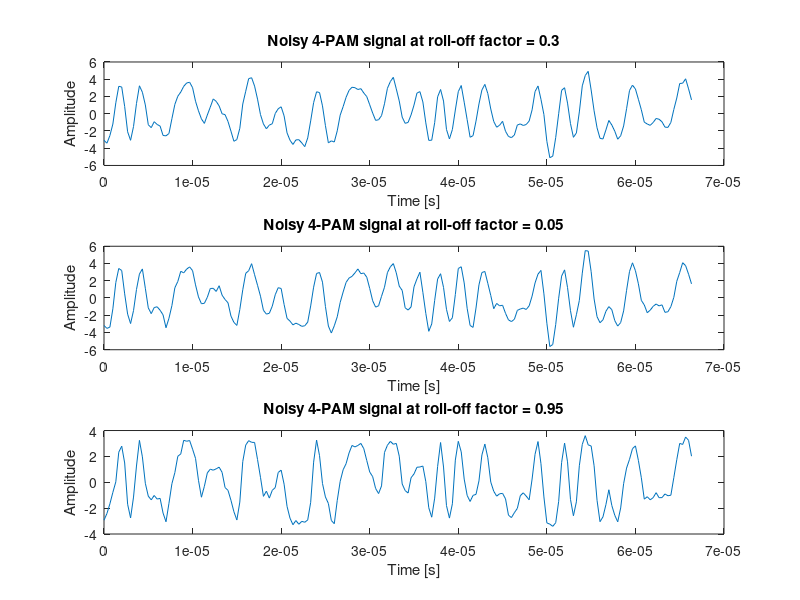
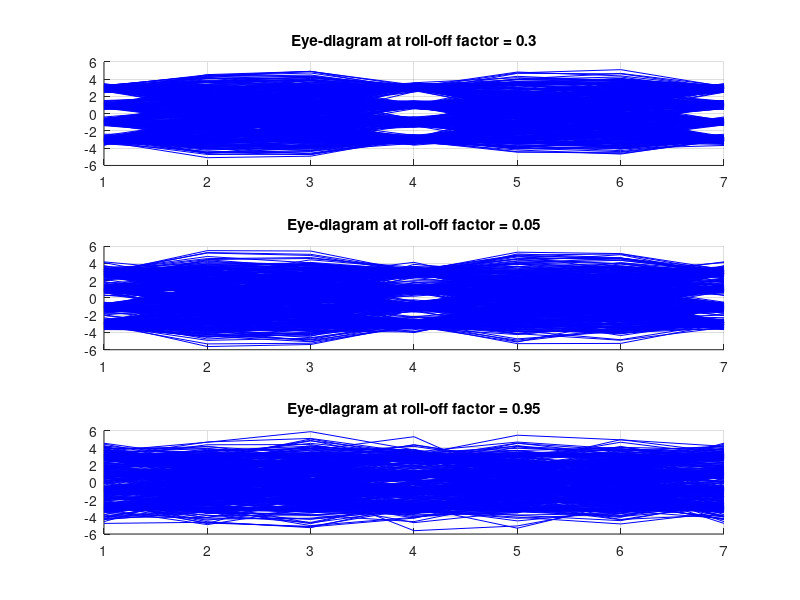
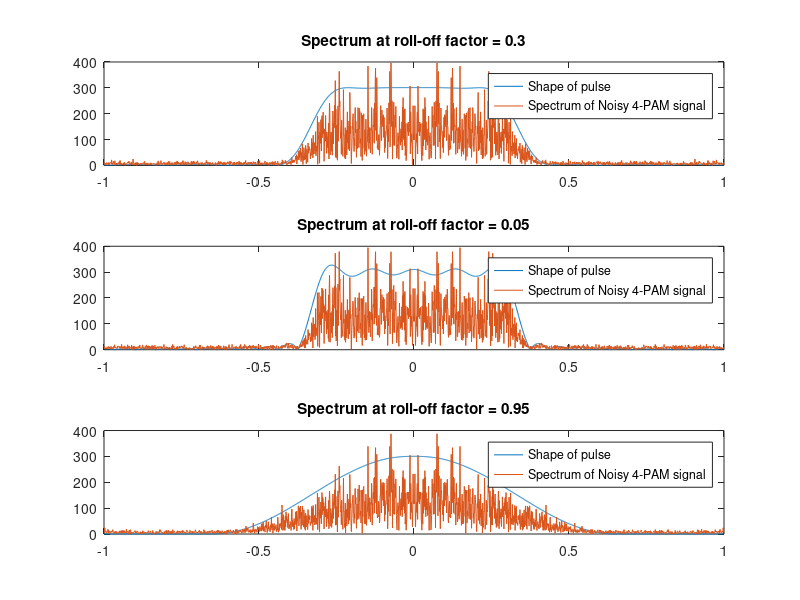
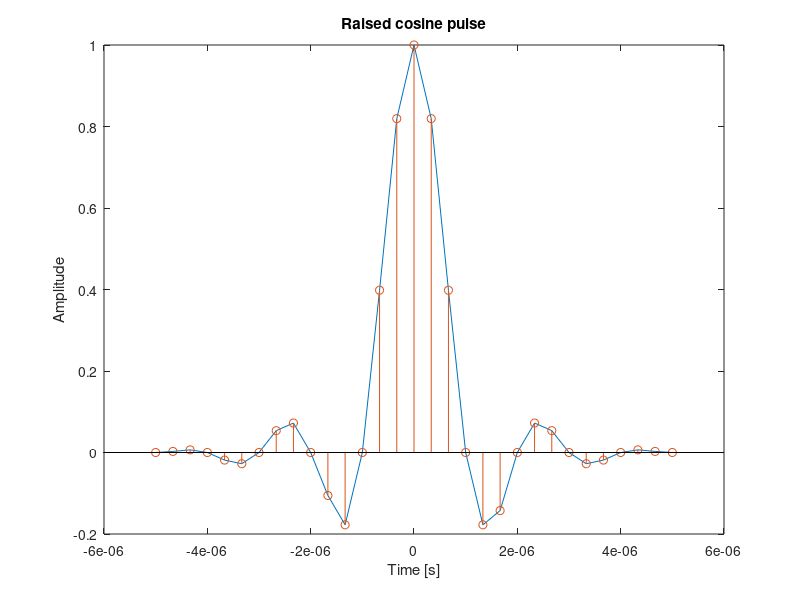

Here is the MATLAB script that generated these plots, in order:
% COMM.SYS.300 COMMUNICATION THEORY
% Matlab Exercise #3 (1.11.2023)
% Kim Yukyeong

% Digital transmission: Baseband PAM (Pulse Amplitude Modulation), Pulse‐shaping and Eye‐diagrams

%% 1. SYMBOLS AND SINC‐PULSE

% 1.1 GENERATION OF SYMBOLS

% In this exercise we consider only real‐valued PAM (Pulse Amplitude Modulation) symbols.  

clear; clc; close all;

% Generate a 4‐PAM symbol alphabet, which consists of all possible symbol values
alphabet = [-3 -1 1 3];                     % Symbol alphabet for 4-PAM

% Generate 10 random symbols from the 4‐PAM alphabet
N_symbols = 10;

% Random vector that includes integers (= "symbol indices”) between 1 and 4:
symbol_ind = randi(length(alphabet), 1, N_symbols);

% these numbers represent the symbols indices in the alphabet (1=>"-3", 2=>"-1", 3=>"1", 4=>"3")
symbols = alphabet(symbol_ind);             % Generate a random symbol sequence

%  Plot the symbol sequence
figure('Name','1.1 Symbol generation')
stem(symbols);                              % Plots the symbol sequence
title('Symbol sequence')


%% 1.2 ILLUSTRATION OF A BASEBAND SIGNAL BY USING SINC‐PULSES

% following parameters:
%   Oversampling factor   r = 10 (number of samples per one pulse/symbol)
%   Symbol time interval  T = 1μs

% Generate a sinc‐pulse
% POINT: understand the difference between the "symbol time interval: 1 μs" 
%                                      and the "sample time interval: 0.1 μs"

r = 10;                     % samples per pulse/symbol (oversampling factor)
T = 1e-6;                   % Symbol time interval [s]. (1 μs)
Fs = r/T;                   % Sampling frequency   (10e7)
Ts = 1/Fs;                  % Sample time interval (0.1 μs)
t = 0:Ts:N_symbols*T;       % Time vector (sampling intervals) for all symbols

% Generation of the sinc pulse:

% -> Option #1 (traditional)
% p = sinc(t/T);                   % The pulse given in fixed time vector defined by t

% -> Option #2 (The pulse given in function defined by the time vector parameter t) 
% In Matlab this is called a handle function and it is more convenient in our case, 
% Here p is not a double-variable, but a function that can be called any time for different time vectors

p = @(t) sinc(t/T);                 % Sinc pulse handle function
% Plot one sinc‐pulse p between time ‐10μs…10μs
t_plot = -10e-6:Ts:10e-6;           % plot time interval
figure('Name','1.2 Baseband signal of sinc pulse')
plot(t_plot, p(t_plot))
xlabel('Time [s]')
ylabel('Amplitude')
grid on
xlim([-10e-6 10e-6])      
title('Sinc-pulse')


% Generate the PAM signal x(t) for the whole symbol sequence and plot the signal in time domain. 
% Include also plots of different pulses in the same figure by using different colors.

figure ('Name', '1.2 PAM signal in time domain')
hold on 
x = 0;                      % initialize the sum of pulses (i.e. the total signal x(t))
a = symbols;                % Renaming the symbol vector according to the equation notation

% For each symbol index k, we generate the weighted pulse 
% and add it to the overall sum defining the PAM signal x
for k = 0:N_symbols-1 
  kth_pulse = a(k+1)*p(t-k*T);       % kth pulse weighted by the symbol a_k
  x = x + kth_pulse;                 % add the kth pulse to the overall sum (PAM signal)
  plot(t, kth_pulse, 'LineWidth', 1)
end
plot(t, x, 'k', 'LineWidth', 2.5)     % Plotting the total signal x with black color

% In the end, plot the symbol values in their correct time instants
plot(0:T:T*(N_symbols-1), symbols(1:N_symbols), 'ko', 'MarkerSize', 8)
ylabel('Symbol alphabet')
xlabel('time [s]')
hold off
grid on

% study the generated PAM signal and pay attention to the Nyquist criterion. 
% For example, at which time instants you should take samples from the PAM signal 
% in order to recover the transmitted symbols?
% ---> Take samples at every T (=1μs), 1,2,3,4,5,6,7μs...


%% 2 BASEBAND SIGNAL BY USING A RAISED‐COSINE PULSE

% Sinc‐pulses are not a practical solution for generating PAM signals. 
% For example, they are infinite in length, for which reason they have to be cut in practice. 
% And cutting the sinc‐pulse often leads to undesired spectrum spreading, 
% which causes interference to signals in adjacent frequencies. 

% Raised‐cosine pulses are weighted with an appropriate windowing function, 
% α is a roll‐off factor which defines amount the excess bandwidth 
%   (the larger α means the wider spectrum). 

% Generate the PAM signal by using the raised‐cosine pulse as a transmitter filter. 
% Unlike in task 1.2, where the PAM signal was generated by adding separate pulses together (a mathematical approach), 
% We achive the same PAM signal by filtering the symbol sequence with the transmitter filter (defined as the pulse shape)

% Use the following parameters
%   Oversampling factor   r = 3 (more practical than r=10)
%   Roll‐off factor       α = 0.3
%   Symbol time interval  T = 1μs
%   The overall pulse duration is 10 symbols (the time vector t of one pulse is defined over period of 10 symbols)

clear; clc; close all;

r = 3;              % Oversampling factor
T = 1e-6;           % Symbol time interval (1 μs)
Fs = r/T;           % Sampling frequency   (3*e6)
Ts = 1/Fs;          % Sampling time        (1/3 μs)
t = -5*T:Ts:5*T;    % Time vector (sampling intervals) for one pulse (total number=31)
alfa = 0.30;        % Roll-off factor

% Generate 500 4‐PAM symbols
% Generate the raised cosine pulse for the given time vector t and plot the pulse in time

alphabet = [-3,-1,1,3];
N_symbols = 500;
symbol_ind = randi(length(alphabet), 1, N_symbols);
symbols = alphabet(symbol_ind);             


% Raised-Cosine FIR filter:
p = sinc(t/T).*((cos(alfa*pi*t/T))./(1-((2*alfa*t/T).^2)));

figure ('Name', '2. Raised-Cosine FIT filter')
plot(t,p)
hold on
stem(t,p)
xlabel('Time [s]')
ylabel('Amplitude')
title('Raised cosine pulse')
hold off


% Filter the symbol sequence with the pulse‐shape p in order to get the PAM signal x(t)
%   The samples of "symbol sequence" and "pulse shape" are NOT given in the same sampling rate,
%   the sample durations of the symbol sequence and the pulse‐shape are T and Ts, respectively.
%   Thus, we must first match the sampling rates by oversampling the symbol sequence

% Zero vector initialized for Up-sampled symbol sequence
symbol_upsampled = zeros(size(1:r*N_symbols));

% Up-sampled sequence, i.e. a1, 0, 0, a2, 0, 0, a3, 0, 0, a4, 0, ...
symbol_upsampled(1:r:r*N_symbols) = symbols;

% Transmitter filtering
xn = filter(p, 1, symbol_upsampled);

% Remove filter delay. 
%   In general it is the sample index of the the maximum value of the impulse response. 
%   check "figure, stem(1:length(p),p)", where the maximum is at the 16th sample. 
%   the first symbol corresponds the 16th sample ? - yes
figure('Name', '2. Impulse response of the filter')
stem(1:length(p), p)
xlabel('Sample index')

filter_delay = (length(p)-1)/2;
xn = xn(filter_delay+1:end);

% Plot the first 200 samples from the generated PAM signal
figure('Name', '2. Generated PAM signal')
plot(0:Ts:199*Ts, xn(1:200));
xlabel('Time [s]')
ylabel('Amplitude') 
title('PAM signal')


%% 3 EYE‐DIAGRAM AND SPECTRAL CONSIDERATIONS

% 3.1 PLOTTING THE EYE DIGRAM

% Recall from the lecture notes the concept of eye‐diagram.  
% Plot the eye‐diagram for the generated 4‐PAM signal

figure ('Name', '3.1 Eye-diagram of Noiseless 4-PAM signal')
hold on
for i = 1:2*r:(length(xn)-2*r)
  plot(xn(i:i+2*r),'b');
end
hold off
grid on
title('Eye-diagram of Noiseless signal')


% Add noise to the signal:  SNR = 20dB
SNR_target = 20;                % SNR in dB
zn = randn(size(xn));           % White Gaussian random noise

% Signal power
P_xn = var(xn);                 % relies on the ergodicity of the signal model
% P_xn = mean(abs(xn).^2);      % exact power for this realization

% Noise power
P_zn = var(zn);                 % relies on the ergodicity of the signal model
noise_scaling_factor = sqrt(P_xn/P_zn/10^(SNR_target/10));

% Noisy signal
yn = xn + noise_scaling_factor*zn;

% Make sure that the SNR is OK (just in case…):
P_zn_scaled = var(noise_scaling_factor*zn);
SNR_check = 10*log10(P_xn/P_zn_scaled) ;
disp(SNR_check);               % => 20


% Plot the first 200 samples of the noisy signal
% Plot the eye‐diagram for the noisy 4‐PAM signal

figure('Name', '3.1 Noisy 4-PAM signal')
plot(0:Ts:199*Ts, yn(1:200));  
hold on
plot(0:Ts:199*Ts, xn(1:200));
xlabel('Time [s]')
ylabel('Amplitude') 
legend('Noisy', 'Noiseless')
hold off
title('4-PAM signal')

figure('Name', '3.1 Eye-diagram of Noisy 4-PAM signal')
hold on
for i = 1:2*r:(length(yn)-2*r)
  plot(yn(i:i+2*r),'b');
end
hold off
grid on
title('Eye-diagram of Noisy signal')

% Recall how different non‐idealities (noise, timing errors and jitter) affect the eye‐opening of the eye‐diagram. 
%  What do you see? 
%      ---> non-ideal case, values of symbols are scattered(continuous values)
%      around discrete value of -3, -1, 1, 3, it has smaller eye-opening compared to noiseless in height and width.
%      irregular eye-shape, but still the value can be determined

%  What is the difference between the noiseless and noisy eye‐diagrams?
%      ---> for noiseless case, values of symbols are discrete number of -3, -1, 1, 3, 
%      with height and width of eye is maximum (diamond shape), 
%      but in case of noisy signal, height of eye is smaller than noiseless with distorted shape in both direction.

%% 3.2 SIGNAL SPECTRUM AND PULSE SPECTRUM

% Plot the (two‐sided) spectrum of the pulse shape p(t) by using the FFT‐size of 2048
% Plot the spectrum of the noiseless PAM signal x(t) by using the FFT‐size of 2048
% Plot the spectrum of the noisy PAM signal by using the FFT‐size of 2048


N_freq = 2048;
freq_vector_normalized = -1:2/N_freq:(1-2/N_freq);

figure('Name', '3.2 Spectrum of the pulse')
plot(freq_vector_normalized, fftshift(abs(fft(p, N_freq))));
title('Spectrum of the pulse')
xlabel('Normalized frequency [Fs/2 = 1]')

figure('Name', '3.2 Spectrum of the PAM signal')
plot(freq_vector_normalized, fftshift(abs(fft(xn, N_freq))));
title('Spectrum of PAM signal x(t)')
xlabel('Normalized frequency [Fs/2 = 1]')

figure('Name', '3.2 Spectrum of the PAM signal')
plot(freq_vector_normalized, fftshift(abs(fft(yn, N_freq))));
title('Spectrum of noisy PAM signal y(t)')
xlabel('Normalized frequency [Fs/2 = 1]')


% Compare the pulse spectrum and the PAM signal spectra. Any similarities in spectrum shape or bandwidth?  
% --> They all have similar spectrum shape. 
%     Looks that all have same bandwidth in the normalized scale, 
%     but i could not figure out which "Fs" value should be used.

%     I took a photo of pam spectrum result (frequency range -2MHz to 2MHz) from the matlab meeting, 
%     the bandwidth is different from mine, when I take sampling frequency, fs=3MHz...
%     May I ask where the value(2 MHz) came from? 

%% 3.3 MODIFYING THE SYSTEM PARAMETER

% In the following, we test the above code by modifying a single parameter at the time. 
% Default parameters [4‐PAM signal, SNR=20dB, α=0.3]   

clear; clc; close all;

SNRs =          [20, 15, 10];
roll_factors =  [0.3, 0.05, 0.95];
alphabet4 =     [-3, -1, 1, 3];              % Alphabet for 4-PAM
alphabet8 =     [-7 -5 -3 -1 1 3 5 7];       % Alphabet for 8-PAM (or alphabet=-7:2:7)
alphabets =     {alphabet4, alphabet8};

% sampling 
r = 3;              % Oversampling factor
T = 1e-6;           % Symbol time interval [s].
Fs = r/T;           % Sampling frequency
Ts = 1/Fs;          % Sampling time
t = -5*T:Ts:5*T;    % Time vector (sampling intervals) for one pulse
N_symbols = 500;

% TIP: To get the "same" random noise realization for each test, 
% use random number generator number (seed) in the beginning of the code, rng(41307) 
rng(41307);

N_freq = 2048;
freq_vector_normalized = -1:2/N_freq:(1-2/N_freq);

% set default
alfa = roll_factors(1);
SNR_target = SNRs(1);      
alphabet = alphabet4;

p = sinc(t/T).*((cos(alfa*pi*t/T))./(1-((2*alfa*t/T).^2)));

symbol_ind = randi(length(alphabet), 1, N_symbols);
symbols = alphabet(symbol_ind);             

symbol_upsampled = zeros(size(1:r*N_symbols));
symbol_upsampled(1:r:r*N_symbols) = symbols;

x = filter(p, 1, symbol_upsampled);
filter_delay = (length(p)-1)/2;
x = x(filter_delay+1:end);

zn = randn(size(x));           
nx = x + sqrt( var(x)/var(zn)/10^(SNR_target/10) ) *zn;

figure('Name', 'Default Noisy 4-PAM signal')
plot(0:Ts:199*Ts, nx(1:200));
xlabel('Time [s]')
ylabel('Amplitude')                          
title('Noisy 4-PAM signal at SNR=20dB, a=0.30')

figure('Name', 'Default Noisy 4-PAM signal')
hold on
for i = 1:2*r:(length(nx)-2*r)
    plot(nx(i:i+2*r),'b');
end
hold off
grid on
title('Eye-diagram at SNR=20dB, a=0.30')


figure('Name', 'Default Noisy 4-PAM')
plot(freq_vector_normalized, fftshift(100*abs(fft(p, N_freq))));
hold on
plot(freq_vector_normalized, fftshift(abs(fft(nx, N_freq))));
hold off
legend('Shape of pulse', 'Noisy 4-PAM signal')
xlabel('Normalized frequency')
title('Spectrum at SNR=20dB, a=0.30')

%% Symbol alphabet size
% Test the system by using 8‐PAM compared to 4‐PAM, what was the effect on
%    Pulse shape?   
%        --> Same pulse shape (same roll factor)
%    Eye diagram?   
%        --> Different eye-diagram, 8-PAM has double values in number , 
%        8-PAM has more inter-symbol-intererence under same SNR, size of eye is smaller than case of 4-PAM      
%    Spectrum and bandwidth?
%        --> Same bandwidth and smilar-in general- shape for both cases

alfa = roll_factors(1);
SNR_target = SNRs(1);          

p = sinc(t/T).*((cos(alfa*pi*t/T))./(1-((2*alfa*t/T).^2)));

for idx = 1:2
  alphabet = cell2mat(alphabets(idx));
  symbol_ind = randi(length(alphabet), 1, N_symbols);
  symbols = alphabet(symbol_ind);             

  symbol_upsampled = zeros(size(1:r*N_symbols));
  symbol_upsampled(1:r:r*N_symbols) = symbols;

  x = filter(p, 1, symbol_upsampled);
  filter_delay = (length(p)-1)/2;
  x = x(filter_delay+1:end);

  zn = randn(size(x));           
  nx = x + sqrt( var(x)/var(zn)/10^(SNR_target/10) ) *zn;

  figure(1)
  subplot(2,1,idx)
  plot(0:Ts:199*Ts, nx(1:200));
  xlabel('Time [s]')
  ylabel('Amplitude')                          
  title(['Noisy signal of ' num2str(idx*4) '-PAM'])

  figure(2)
  subplot(1,2,idx)
  hold on
  for i = 1:2*r:(length(nx)-2*r)
    plot(nx(i:i+2*r),'b');
  end
  hold off
  grid on
  title(['Eye-diagram of Noisy ' num2str(idx*4) '-PAM'])
  ylim([-idx*6, idx*6])

  figure(3)
  subplot(2,1,idx)
  plot(freq_vector_normalized, fftshift(200*abs(fft(p, N_freq))));
  hold on
  plot(freq_vector_normalized, fftshift(abs(fft(nx, N_freq))));
  hold off
  legend('Shape of pulse', 'Noisy PAM signal')
  title(['Spectrum of Noisy ' num2str(idx*4) '-PAM'])

end

%% SNR effect
% Test the system by using SNR=15dB and SNR=10dB compared to SNR=20dB, what was the effect on
%    Pulse shape?
%         --> Pulse sahpe is same for all SNR        
%    Eye diagram?
%         --> Eye-diagram depends on SNR, eye height (vertical opening of the eye diagram) is related to SNR, 
%         eye-opening is well visible in higher SNR (20dB), 
%         in case of higher noise power (10dB), eye closure is observed
%    Spectrum and bandwidth?
%         --> Same bandwidth and smilar shape of spectrum for all SNR

close all;

alphabet = alphabet4;
alfa = roll_factors(1);
p = sinc(t/T).*((cos(alfa*pi*t/T))./(1-((2*alfa*t/T).^2)));

symbol_ind = randi(length(alphabet), 1, N_symbols);
symbols = alphabet(symbol_ind);             

symbol_upsampled = zeros(size(1:r*N_symbols));
symbol_upsampled(1:r:r*N_symbols) = symbols;

x = filter(p, 1, symbol_upsampled);
filter_delay = (length(p)-1)/2;
x = x(filter_delay+1:end);
    
for idx = 1:3    
    SNR_target = SNRs(idx);
    zn = randn(size(x));           
    nx = x + sqrt( var(x)/var(zn)/10^(SNR_target/10) ) *zn;

    figure(1) 
    subplot(3, 1, idx)
    plot(0:Ts:199*Ts, nx(1:200));
    xlabel('Time [s]')
    ylabel('Amplitude')                          
    title(['Noisy 4-PAM signal at SNR = ' num2str(SNRs(idx))])

    figure(2)
    subplot(3, 1, idx)
    hold on
    for i = 1:2*r:(length(nx)-2*r)
        plot(nx(i:i+2*r),'b');
    end
    hold off
    grid on
    title(['Eye-diagram at SNR = ' num2str(SNRs(idx))])

    figure(3)
    subplot(3,1,idx)
    plot(freq_vector_normalized, fftshift(100*abs(fft(p, N_freq))));
    hold on
    plot(freq_vector_normalized, fftshift(abs(fft(nx, N_freq))));
    hold off
    legend('Shape of pulse', 'Noisy 4-PAM signal')
    title(['Spectrum at SRN = ' num2str(SNRs(idx))])
 end


%% Roll-off factor effect

% Test the system by using α=0.05 and α=0.95 compared to α=0.3
% what was the effect on
%    Pulse shape?
%       --> pulse shape depends on roll-off factor α, wider shape for higher roll-off factor         
%    Eye diagram?
%       --> height of eye-opening looks same (same noise power) for all cases, 
%       but wider eye-opening is observed for higher roll-factor
%    Spectrum and bandwidth?
%       --> Spectrum of PAM also depends on roll-off factor same as pulse
%       shape (shape of spectrum is similar to corresponding pulse shape)
%       --> wider bandwidth for higher roll-off factor, lowest roll-factor (0.05) has very narrow bandwidth      

close all;

alphabet = alphabet4;
SNR_target = SNRs(1);

symbol_ind = randi(length(alphabet), 1, N_symbols);
symbols = alphabet(symbol_ind);             

symbol_upsampled = zeros(size(1:r*N_symbols));
symbol_upsampled(1:r:r*N_symbols) = symbols;

for idx = 1:3
    alfa = roll_factors(idx);
    p = sinc(t/T).*((cos(alfa*pi*t/T))./(1-((2*alfa*t/T).^2)));

    x = filter(p, 1, symbol_upsampled);
    filter_delay = (length(p)-1)/2;
    x = x(filter_delay+1:end);
    
    zn = randn(size(x));           
    nx = x + sqrt( var(x)/var(zn)/10^(SNR_target/10) ) *zn;

    figure(1)
    subplot(3, 1, idx)
    plot(0:Ts:199*Ts, nx(1:200));
    xlabel('Time [s]')
    ylabel('Amplitude')                          
    title(['Noisy 4-PAM signal at roll-off factor = ' num2str(roll_factors(idx))])

    figure(2)
    subplot(3, 1, idx)
    hold on
    for i = 1:2*r:(length(nx)-2*r)
        plot(nx(i:i+2*r),'b');
    end
    hold off
    grid on
    title(['Eye-diagram at roll-off factor = ' num2str(roll_factors(idx))])

    figure(3)
    subplot(3,1,idx)
    plot(freq_vector_normalized, fftshift(100*abs(fft(p, N_freq))));
    hold on
    plot(freq_vector_normalized, fftshift(abs(fft(nx, N_freq))));
    hold off
    legend('Shape of pulse', 'Spectrum of Noisy 4-PAM signal')
    title(['Spectrum at roll-off factor = ' num2str(roll_factors(idx))])
end

